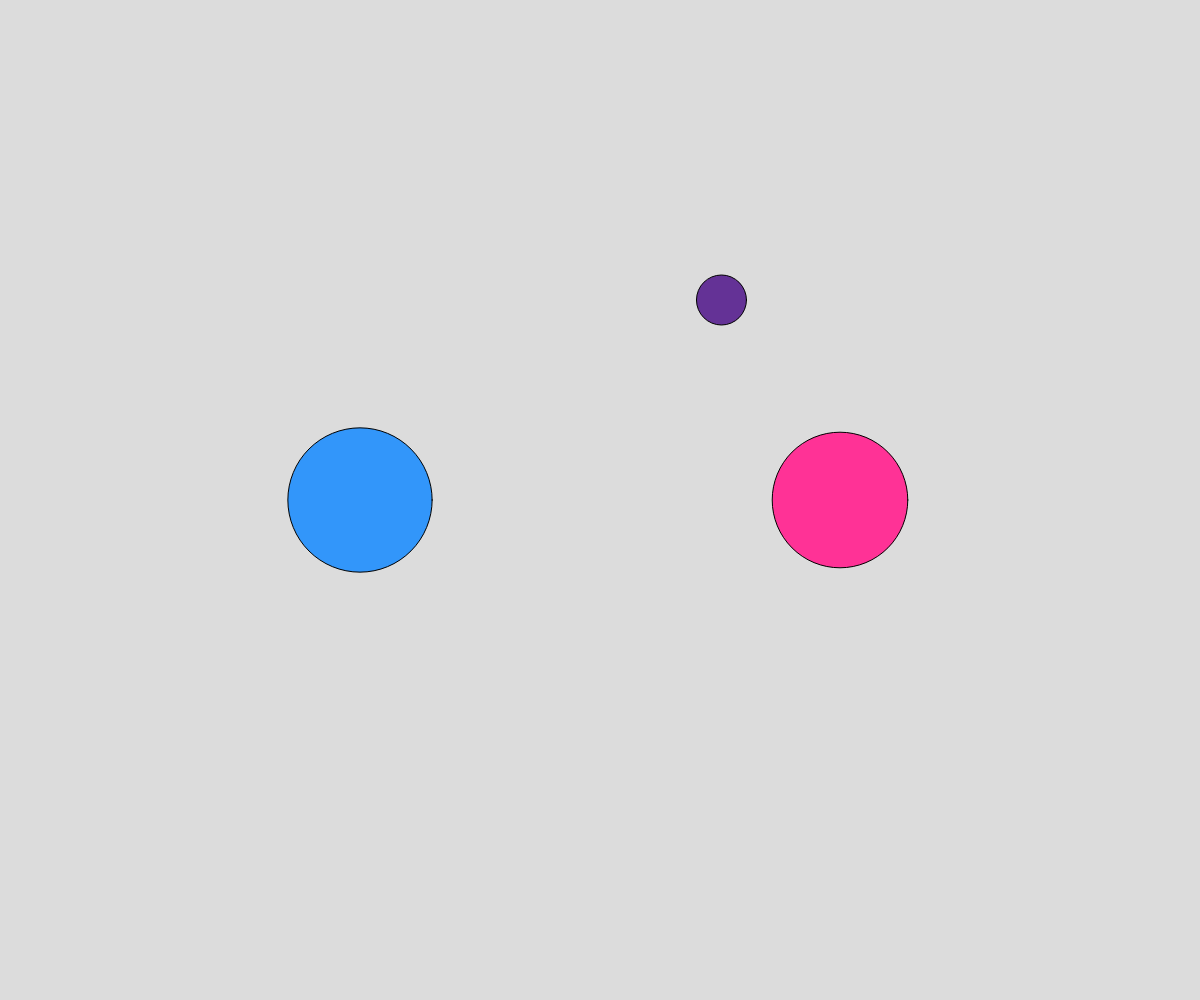
Frame 1 (no input)
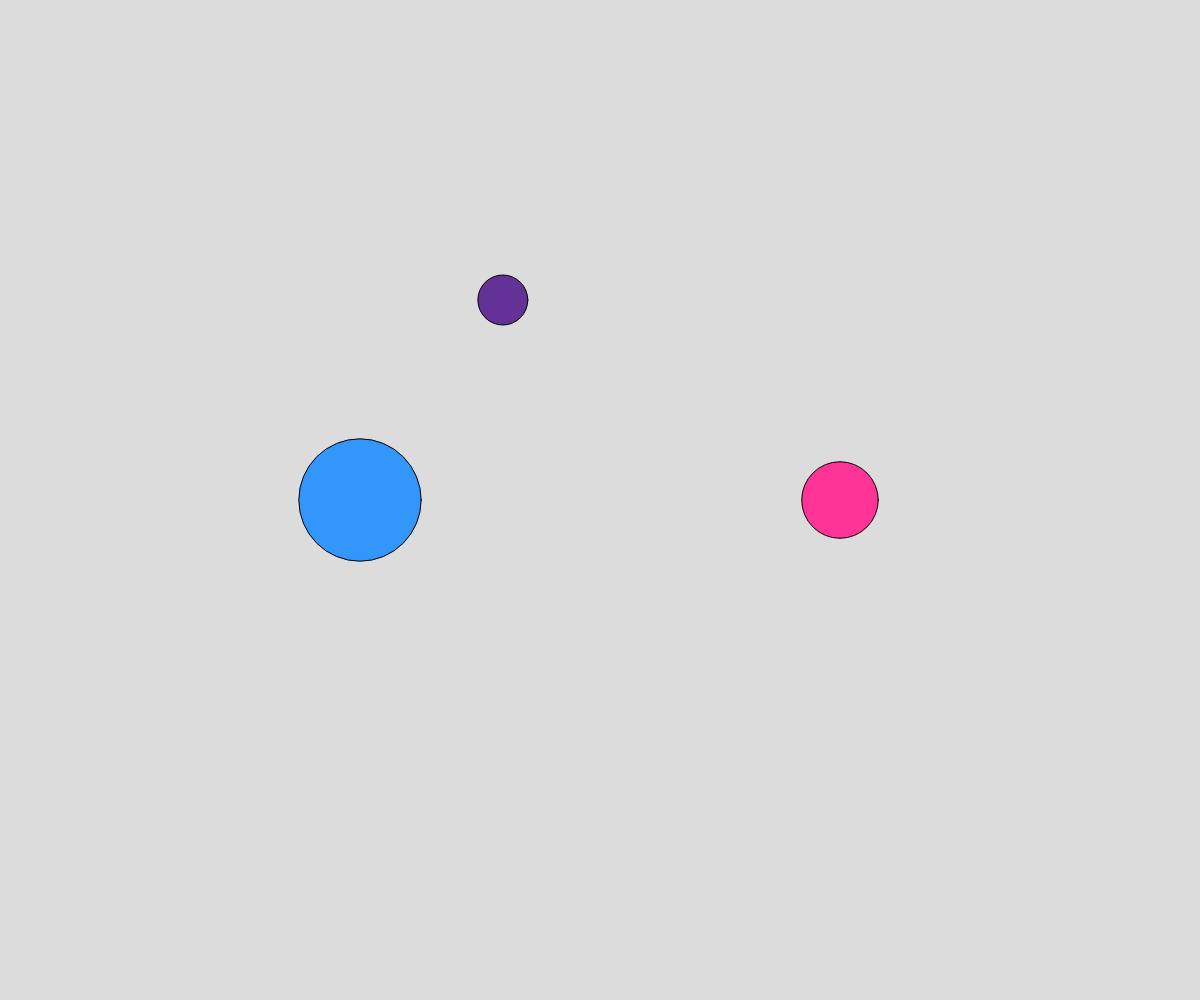
Frame 60 (no input)
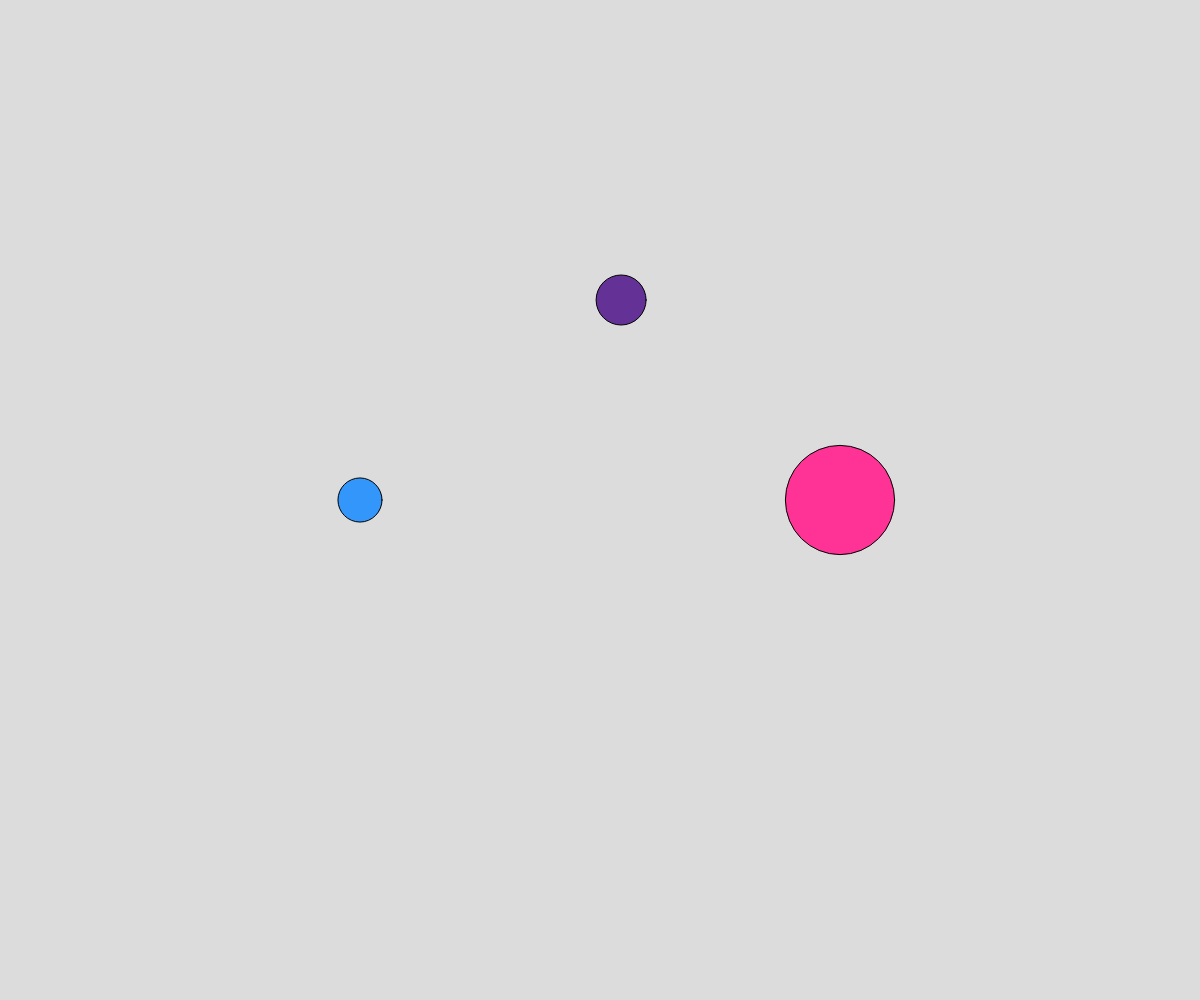
Frame 120 (the mouse pressed at the canvas centre since frame 60)

The p5.js sketch that drew these frames (run headless with seeded random() and noise() and a simulated clock; from frame 60 on, the mouse is pressed at the canvas centre):

// p5.js sketch
// ── sketch.js
// Working with Images, random(), Noise()
// Adrian Chan
// September 24, 2025
//

// GLOBAL VARIABLES
let x1, y1, x2, y2;
let d1, d2
let noiseTime = 0, noiseSpeed = 0.01;
// noiseSpeed controls how connected our random noise() values are
let minSize = 5, maxSize = 200;
let mX, mY; // Move x and y

function setup() {
  createCanvas(windowWidth, windowHeight);
  x1 = width*0.3; y1 = height*0.5;
  x2 = width*0.7, y2 = height*0.5;
  mY = height*0.3
  //frameRate(10);
}

function draw() {
  background(220);
  randomCircle();
  noiseCircle();
  noiseMove();
}

function noiseMove(){
  // Use random noise to set the x position of a third circle
  mX = noise(noiseTime);
  mX = map(mX, 0, 1, width*0.2, width*0.8)
  fill (100, 50, 150);
  circle(mX, mY, 50)
  noiseTime += noiseSpeed;
}

function noiseCircle(){
  // Draw a fixed circle with smooth randomly changing diameter
  d2 = noise(noiseTime); // Yeilds value between 0-1
  d2 = map(d2, 0, 1, minSize, maxSize);
  fill (255, 50, 150);
  circle(x2, y2, d2);
  noiseTime += noiseSpeed;
}

function randomCircle(){
  // Draw a fixed circle with randomly changing diameter
  fill (50, 150, 250);
  d1 = random(5, 200);
  circle(x1, y1, d1);
}
